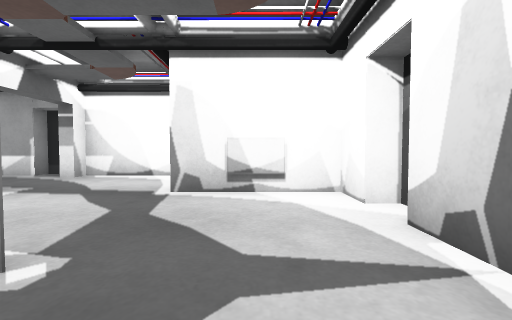
View 1 (above)

13 first-person views from a walk through a world built for the Gazebo simulator. The camera is 0.72 m above the floor, tilts 2° down and sees 90° across. The floor is counted in squares, 1 m on a side. Each view is taken from the middle of a square. On the plan, view 1 faces up. The plan holds only what a view shows up to about 9 squares ahead; the rest is blank.

View 2
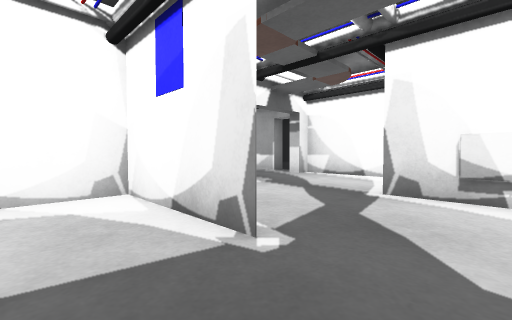

View 3
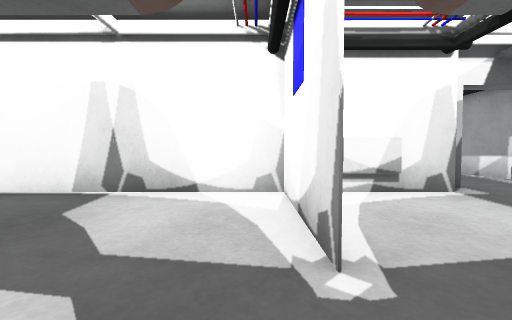

View 4
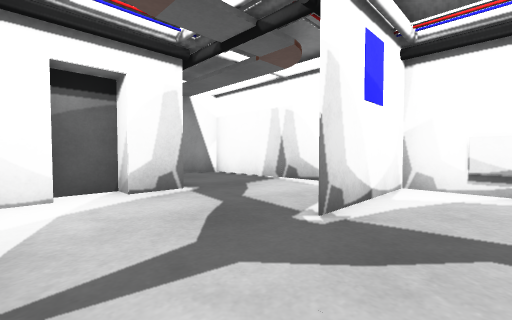

View 5
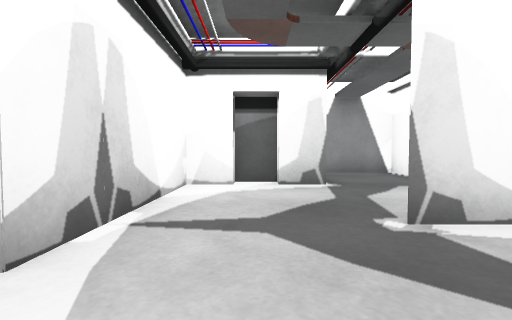

View 6
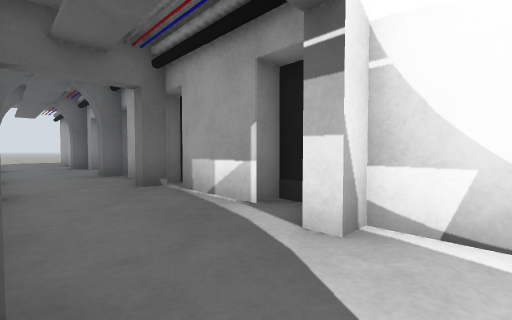

View 7
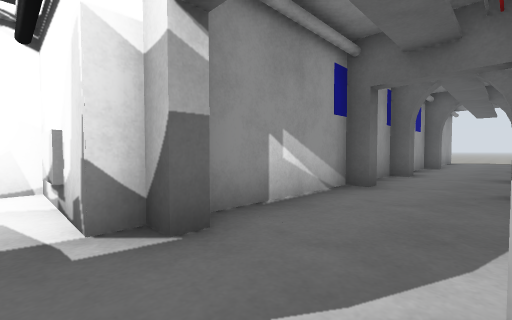

View 8
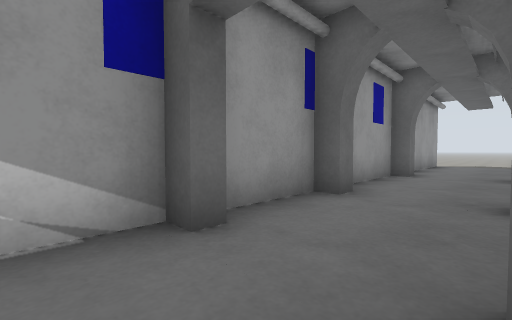

View 9
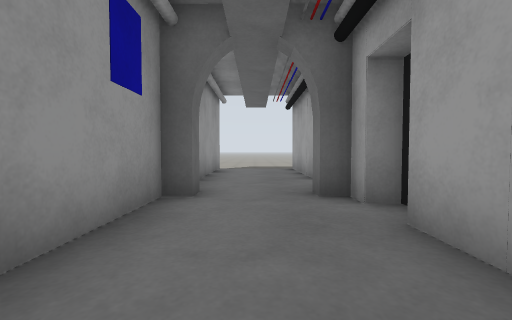

View 10
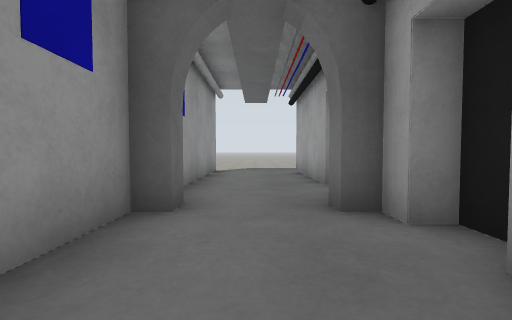

View 11
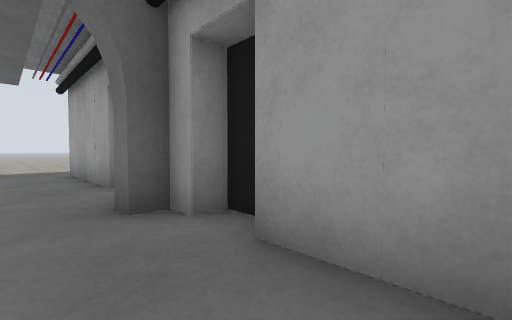

View 12
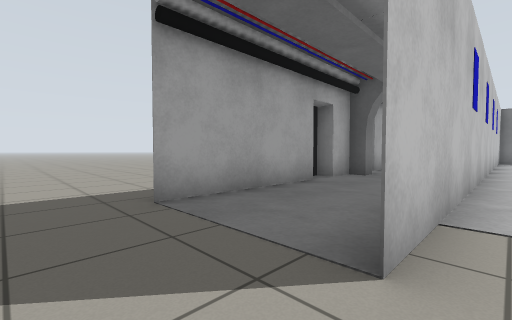

View 13
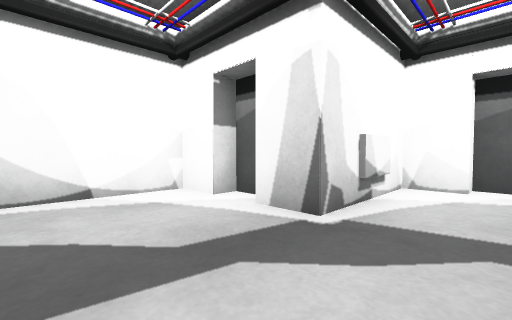

### Floor plan
Key: @ floor where view 1 was taken; # wall or solid block; . floor; B grey block; G grey box.
Columns run from 24 left of view 1 to 2 right of it. Each row starts with its distance up from view 1.
 10 ...
  9 ...
  8 ..#####################
  7 ........#...#......... #
  6 .......................#
  5 ..######B###B##B###B...#G#
  4 .............      #.....##
  3                    G......#
  2                    ####.. #
  1                    #.....#
  0                    #....@#
 -1                    #...  #
 -2                    #..###
 -3                    #..#
 -4                    ####

Positions as (right, up) in squares from view 1, and headings:
1: (0, 0), facing up
2: (0, 0), facing up-left
3: (0, 1), facing left
4: (1, 3), facing down-left
5: (0, 4), facing down
6: (-4, 5), facing up-left
7: (-4, 7), facing down-left
8: (-8, 7), facing down-left
9: (-12, 6), facing left
10: (-13, 6), facing left
11: (-13, 6), facing up-left
12: (-24, 4), facing up-right
13: (-4, 3), facing up-right
